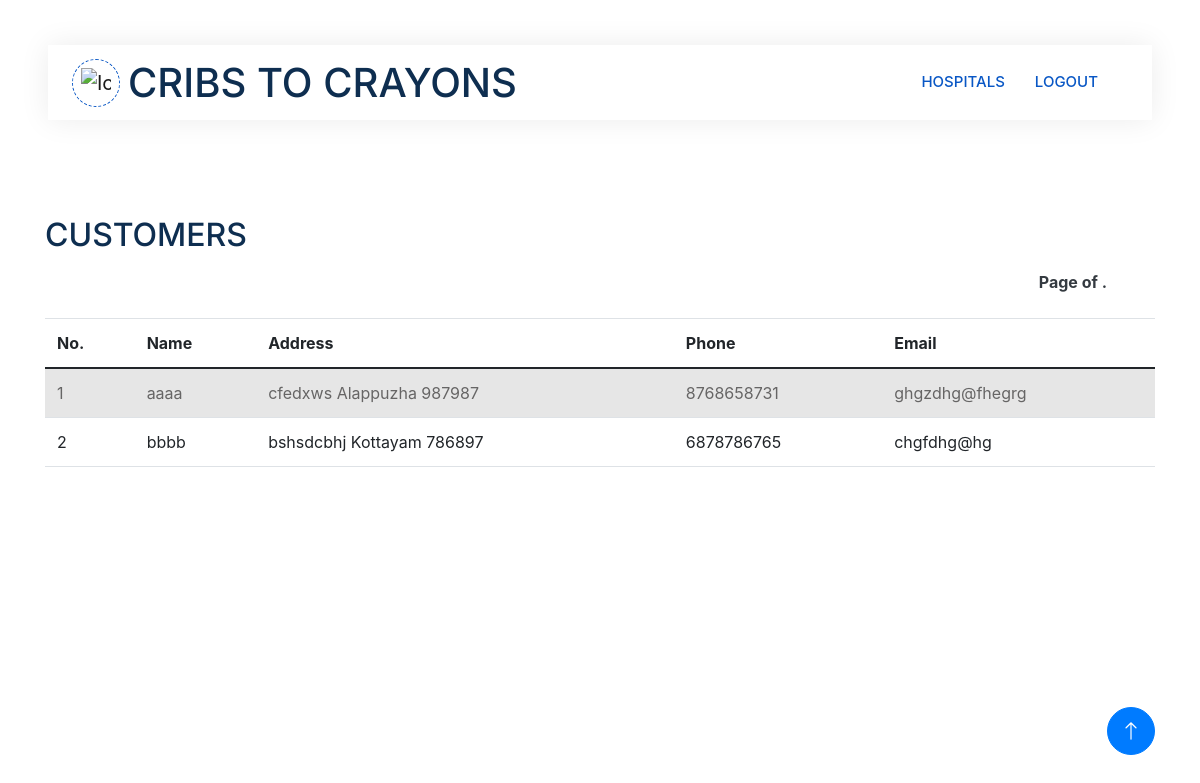
The app's page /admincustomer (signed in), older data.
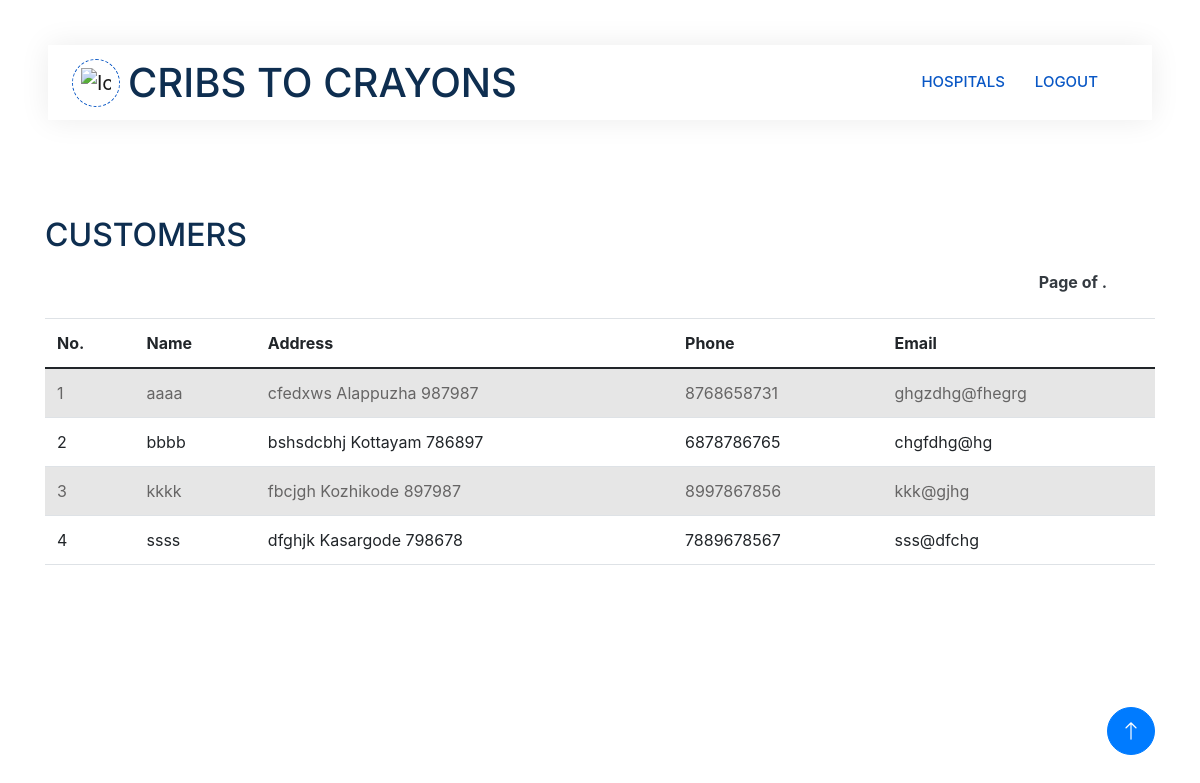
The same page, newer data.
### app1/models.py (models this page shows, shortened)
class User(models.Model):
    login_id=models.ForeignKey(LoginUser,on_delete=models.CASCADE)
    user_name=models.CharField(max_length=20)
    street=models.CharField(max_length=50)
    district=models.CharField(max_length=50)
    pincode=models.IntegerField()
    Email=models.EmailField()
    phone=models.IntegerField()

### app1/views.py (the view)
# urls.py: path('admincustomer',views.admin_customer,name="admincustomer"),
@login_required(login_url='login/')
def admin_customer(request):
    customer_data=User.objects.all()
    context={
        'user':customer_data
    }
    return render(request,'admin/customerview.html',context)

### template/admin/customerview.html (shortened to what this page needs)
<!DOCTYPE html>
<html lang="en">
{% load static %}
<head>
    <link rel="stylesheet" href="https://cdnjs.cloudflare.com/ajax/libs/font-awesome/6.5.1/css/all.min.css" />
    <link href="https://cdnjs.cloudflare.com/ajax/libs/font-awesome/5.10.0/css/all.min.css" rel="stylesheet">
    <link href="https://cdn.jsdelivr.net/npm/bootstrap-icons@1.4.1/font/bootstrap-icons.css" rel="stylesheet">
    <link href="{% static 'js/animate.min.css' %}" rel="stylesheet">
    <link href="{% static 'js/owl.carousel.min.css' %}" rel="stylesheet">
    <link href="{% static 'css/bootstrap.min.css' %}" rel="stylesheet">
    <link rel="stylesheet" href="https://stackpath.bootstrapcdn.com/bootstrap/4.5.2/css/bootstrap.min.css">
    <link href="{% static 'css/style.css' %}" rel="stylesheet">
</head>
<body>
    <div class="container-xxl bg-white p-0">
        <div class="container-fluid nav-bar bg-transparent">
            <nav class="navbar navbar-expand-lg bg-white navbar-light py-0 px-4">
                <a href="" class="navbar-brand d-flex align-items-center text-center">
                    <div class="icon p-2 me-2">
                        <img class="img-fluid" src="{% static 'img/logo.gif' %}" alt="Icon" style="width: 30px; height: 30px;">
                    </div>
                    <h1 class="m-0 " >CRIBS TO CRAYONS</h1>
                </a>
                <div class="collapse navbar-collapse" id="navbarCollapse">
                    <div class="navbar-nav ms-auto">
                              <a href="{% url 'adminhospital' %}" class="nav-item nav-link active">HOSPITALS</a>
                        <a href="{% url 'login'%}" class="nav-item nav-link active" >LOGOUT</a>
                    </div>
                  </div>
                </div>
        </div>
<br>
<br>
<br>
<br>
<div class="container">
    <h2>CUSTOMERS</h2>
    <table class="table table-striped">
      <thead>
        <tr>
          <th>No.</th>
          <th>Name</th>
          <th>Address</th>
          <th>Phone</th>
          <th>Email</th>
        </tr>
      </thead>
      <tbody>
        {% if user %}
        {% for i in user %}
        <tr>
          <td>{{ forloop.counter }}</td>
         <td>{{ i.user_name }}</td>
         <td>{{ i.street }}
         {{ i.district }}
         {{ i.pincode }}</td>
         <td>{{ i.phone }}</td>
         <td>{{ i.Email }}</td>
        {% endfor %}
      {% else %}
    </tbody>
  </table>
  <div style="color: red; text-align: center;">
    <p>No user</p>
  </div>
  {% endif %}
  <div class="pagination mt-3 d-flex justify-content-end pe-5 mb-4  fw-bold text-white text-end ">
    <span class="step-links  ">
      <span class="current text-dark">
        Page {{ user.number }} of {{ user.paginator.num_pages }}.
      </span>
    </span>
  </div>
  </div>
  <a href="#" class="btn btn-lg btn-primary btn-lg-square back-to-top"><i class="bi bi-arrow-up"></i></a>
</body>
</html>

Row changes from the older to the newer data that the page shows:
added User: user_name "kkkk", street "fbcjgh", district "Kozhikode", pincode "897987", phone "8997867856", Email "kkk@gjhg"
added User: user_name "ssss", street "dfghjk", district "Kasargode", pincode "798678", phone "7889678567", Email "sss@dfchg"
